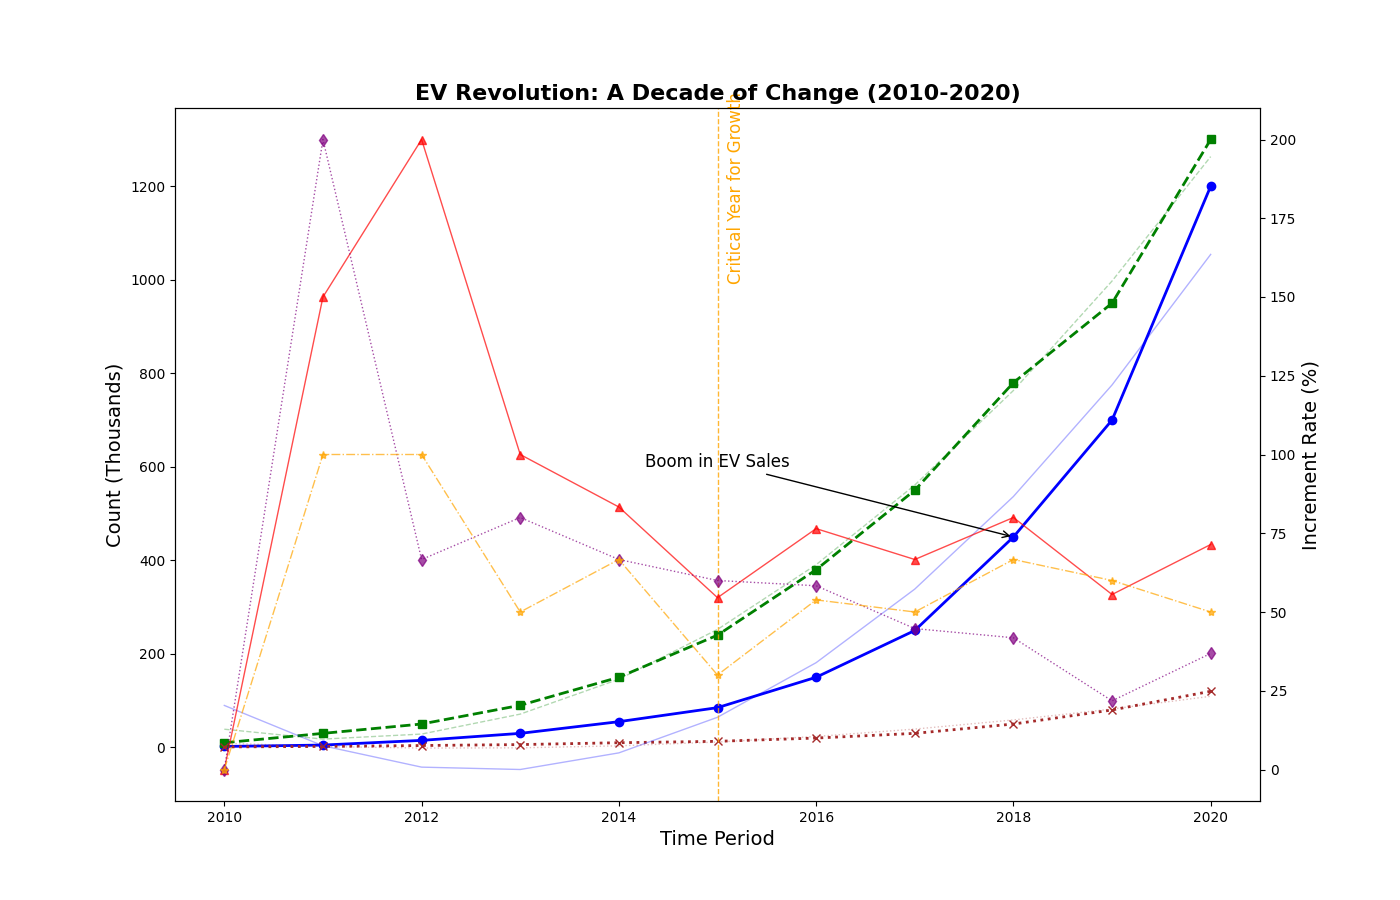

Write the Python code that produced this figure.
import matplotlib.pyplot as plt
import numpy as np

# Data
years = np.arange(2010, 2021)
num_evs_sold = [2, 5, 15, 30, 55, 85, 150, 250, 450, 700, 1200]
charging_stations = [10, 30, 50, 90, 150, 240, 380, 550, 780, 950, 1300]
ev_models = [1, 2, 4, 6, 10, 13, 20, 30, 50, 80, 120]

def growth_rate(data):
    rates = [0]
    for i in range(1, len(data)):
        rates.append((data[i] - data[i-1]) / data[i-1] * 100)
    return rates

# Growth rates
ev_growth_rate = growth_rate(num_evs_sold)
charging_station_rate = growth_rate(charging_stations)
model_growth_rate = growth_rate(ev_models)

fig, ax1 = plt.subplots(figsize=(14, 9))

ax1.plot(years, num_evs_sold, color='blue', linestyle='-', linewidth=2, marker='o')
ax1.plot(years, charging_stations, color='green', linestyle='--', linewidth=2, marker='s')
ax1.plot(years, ev_models, color='brown', linestyle=':', linewidth=2, marker='x')

ax2 = ax1.twinx()
ax2.plot(years, ev_growth_rate, color='red', linestyle='-', linewidth=1, marker='^', alpha=0.7)
ax2.plot(years, charging_station_rate, color='purple', linestyle=':', linewidth=1, marker='d', alpha=0.7)
ax2.plot(years, model_growth_rate, color='orange', linestyle='-.', linewidth=1, marker='*', alpha=0.7)

# Altered Titles and labels
ax1.set_title('EV Revolution: A Decade of Change (2010-2020)', fontsize=16, weight='bold')
ax1.set_xlabel("Time Period", fontsize=14)
ax1.set_ylabel("Count (Thousands)", fontsize=14)
ax2.set_ylabel("Increment Rate (%)", fontsize=14)

z_evs = np.polyfit(years, num_evs_sold, 2)
p_evs = np.poly1d(z_evs)
ax1.plot(years, p_evs(years), color='blue', linestyle='-', alpha=0.3, linewidth=1)

z_stations = np.polyfit(years, charging_stations, 2)
p_stations = np.poly1d(z_stations)
ax1.plot(years, p_stations(years), color='green', linestyle='--', alpha=0.3, linewidth=1)

z_models = np.polyfit(years, ev_models, 2)
p_models = np.poly1d(z_models)
ax1.plot(years, p_models(years), color='brown', linestyle=':', alpha=0.3, linewidth=1)

# Modified Annotations and highlights
ax1.annotate('Boom in EV Sales', xy=(2018, 450), xytext=(2015, 600),
             arrowprops=dict(facecolor='black', arrowstyle='->'),
             fontsize=12, ha='center')

highlight_year = 2015
ax1.axvline(x=highlight_year, color='orange', linestyle='--', linewidth=1, alpha=0.8)
ax1.text(highlight_year + 0.1, 1000, 'Critical Year for Growth', color='orange', fontsize=12, rotation=90)

plt.show()
